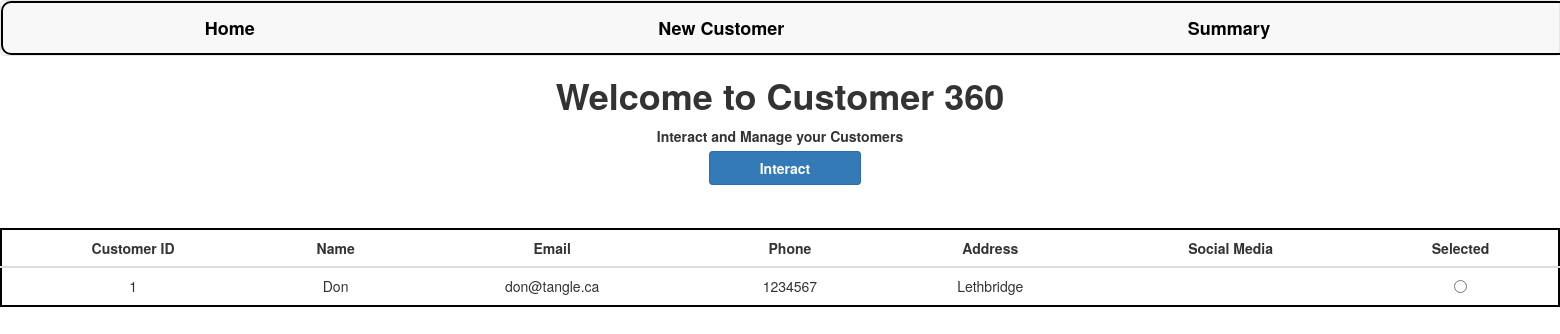
Before: / with the older database file.
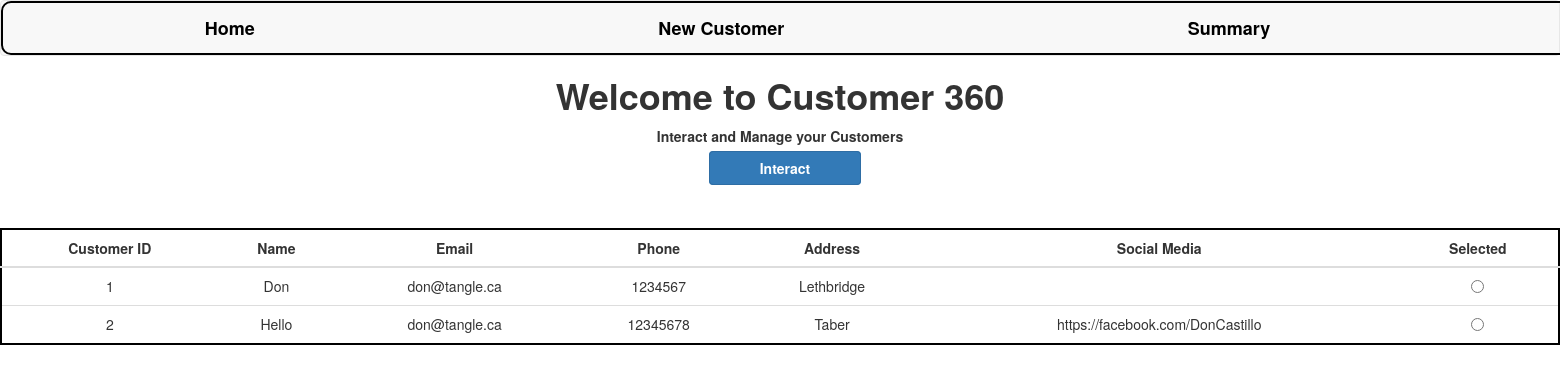
After: the same page with the newer database file.
### customer360/models.py (models this page shows, shortened)
class Customer(models.Model):
    id = models.AutoField(primary_key=True)
    name = models.CharField(max_length=100)
    email = models.EmailField(max_length=100)
    phone = models.CharField(max_length=20)
    address = models.CharField(max_length=200)
    social_media = models.CharField(max_length=100, blank=True)

### customer360/views.py (the view)
# urls.py: path('',views.index,name="index"),
def index(request):
    customers = Customer.objects.all()
    context = {"customers":customers}
    return render(request,"index.html",context=context)

### customer360/templates/index.html (shortened to what this page needs)
{% extends 'base.html' %}
{% load static %}
{% block content %}
<html>
    <head>
    </head>
    <body>
        <h1>Welcome to Customer 360</h1>
        <p>Interact and Manage your Customers</p>
        <a class="btn btn-primary" style="font-weight:bold; display:inline" onclick="set_customer()">Interact</a>
        <table class="table">
            <thead>
                <tr>
                    <th>Customer ID</th>
                    <th>Name</th>
                    <th>Email</th>
                    <th>Phone</th>
                    <th>Address</th>
                    <th>Social Media</th>
                    <th>Selected</th>
                </tr>
            </thead>
            <tbody>
                {% for customer in customers %}
                    <tr>
                        <td>{{customer.id }}</td>
                        <td>{{customer.name }}</td>
                        <td>{{customer.email }}</td>
                        <td>{{customer.phone }}</td>
                        <td>{{customer.address }}</td>
                        <td>{{customer.social_media }}</td>
                        <td>
                            <input type="radio" name="selected_customers" value="{{ customer.id }}">
                        </td>
                    </tr>
                {% endfor %}
            </tbody>
        </table>
    </body>
</html>
{% endblock content %}

### customer360/templates/base.html (shortened to what this page needs)
{% load static %}
<!DOCTYPE html>
<html>
    <head>
        <link rel="stylesheet" href="https://maxcdn.bootstrapcdn.com/bootstrap/3.4.1/css/bootstrap.min.css">
        <link rel="stylesheet" href="{% static 'css/main.css' %}">
    </head>
    <body>
        <nav class="navbar navbar-default">
                <ul class="nav navbar-nav">
                    <li>
                        <a style="color:black;" href="/">Home</a>
                    </li>
                    <li>
                        <a  style="color:black;" href="/create">New Customer</a>
                    </li>
                    <li>
                        <a style="color:black;" href="/summary">Summary</a>
                    </li>
                </ul>
        </nav>
        {% block content %}
        {% endblock %}
    </body>
</html>

### static/css/main.css (style rules this page uses)
body { text-align: center; margin: auto; }
h1,p { font-weight: bold; }
table { margin: auto; border: 2px solid #000000; margin-top: 50px; border-radius: 15px; background-color: white; text-align: center; }
th { text-align: center; }
.nav { width: 200%; border: 2px solid black; border-radius: 10px; }
.nav li { margin-right: 6%; margin-left: 6%; font-size: large; font-weight: bold; }
.btn { display: flex; margin-top: 10px; margin-bottom: 10px; padding-left: 50px; padding-right: 50px; text-align: left; margin-left: 10px; }

Changed rows visible on the page:
added Customer: id "2", name "Hello", email "don@tangle.ca", phone "12345678", address "Taber", social_media "https://facebook.com/DonCastillo"
